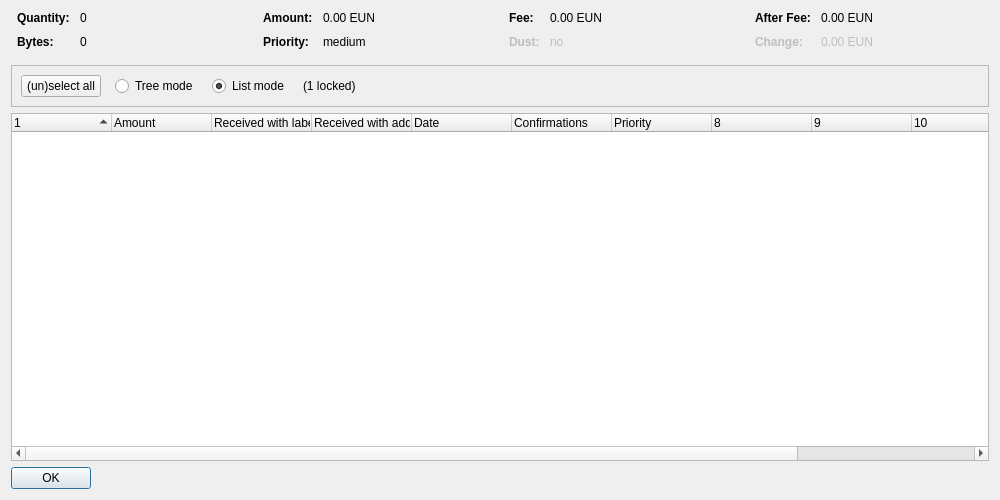
<?xml version="1.0" encoding="UTF-8"?>
<ui version="4.0">
 <class>CoinControlDialog</class>
 <widget class="QDialog" name="CoinControlDialog">
  <property name="geometry">
   <rect>
    <x>0</x>
    <y>0</y>
    <width>1000</width>
    <height>500</height>
   </rect>
  </property>
  <property name="windowTitle">
   <string>Coin Selection</string>
  </property>
  <layout class="QVBoxLayout" name="verticalLayout">
   <item>
    <layout class="QHBoxLayout" name="horizontalLayoutTop" stretch="0,0,0,0">
     <property name="topMargin">
      <number>0</number>
     </property>
     <property name="bottomMargin">
      <number>10</number>
     </property>
     <item>
      <layout class="QFormLayout" name="formLayoutCoinControl1">
       <property name="horizontalSpacing">
        <number>10</number>
       </property>
       <property name="verticalSpacing">
        <number>10</number>
       </property>
       <property name="leftMargin">
        <number>6</number>
       </property>
       <property name="rightMargin">
        <number>6</number>
       </property>
       <item row="0" column="0">
        <widget class="QLabel" name="labelCoinControlQuantityText">
         <property name="font">
          <font>
           <weight>75</weight>
           <bold>true</bold>
          </font>
         </property>
         <property name="text">
          <string>Quantity:</string>
         </property>
        </widget>
       </item>
       <item row="0" column="1">
        <widget class="QLabel" name="labelCoinControlQuantity">
         <property name="cursor">
          <cursorShape>IBeamCursor</cursorShape>
         </property>
         <property name="contextMenuPolicy">
          <enum>Qt::ActionsContextMenu</enum>
         </property>
         <property name="text">
          <string notr="true">0</string>
         </property>
         <property name="textInteractionFlags">
          <set>Qt::LinksAccessibleByMouse|Qt::TextSelectableByKeyboard|Qt::TextSelectableByMouse</set>
         </property>
        </widget>
       </item>
       <item row="1" column="0">
        <widget class="QLabel" name="labelCoinControlBytesText">
         <property name="font">
          <font>
           <weight>75</weight>
           <bold>true</bold>
          </font>
         </property>
         <property name="text">
          <string>Bytes:</string>
         </property>
        </widget>
       </item>
       <item row="1" column="1">
        <widget class="QLabel" name="labelCoinControlBytes">
         <property name="cursor">
          <cursorShape>IBeamCursor</cursorShape>
         </property>
         <property name="contextMenuPolicy">
          <enum>Qt::ActionsContextMenu</enum>
         </property>
         <property name="text">
          <string notr="true">0</string>
         </property>
         <property name="textInteractionFlags">
          <set>Qt::LinksAccessibleByMouse|Qt::TextSelectableByKeyboard|Qt::TextSelectableByMouse</set>
         </property>
        </widget>
       </item>
      </layout>
     </item>
     <item>
      <layout class="QFormLayout" name="formLayoutCoinControl2">
       <property name="horizontalSpacing">
        <number>10</number>
       </property>
       <property name="verticalSpacing">
        <number>10</number>
       </property>
       <property name="leftMargin">
        <number>6</number>
       </property>
       <property name="rightMargin">
        <number>6</number>
       </property>
       <item row="0" column="0">
        <widget class="QLabel" name="labelCoinControlAmountText">
         <property name="font">
          <font>
           <weight>75</weight>
           <bold>true</bold>
          </font>
         </property>
         <property name="text">
          <string>Amount:</string>
         </property>
        </widget>
       </item>
       <item row="0" column="1">
        <widget class="QLabel" name="labelCoinControlAmount">
         <property name="cursor">
          <cursorShape>IBeamCursor</cursorShape>
         </property>
         <property name="contextMenuPolicy">
          <enum>Qt::ActionsContextMenu</enum>
         </property>
         <property name="text">
          <string notr="true">0.00 EUN</string>
         </property>
         <property name="textInteractionFlags">
          <set>Qt::LinksAccessibleByMouse|Qt::TextSelectableByKeyboard|Qt::TextSelectableByMouse</set>
         </property>
        </widget>
       </item>
       <item row="1" column="0">
        <widget class="QLabel" name="labelCoinControlPriorityText">
         <property name="font">
          <font>
           <weight>75</weight>
           <bold>true</bold>
          </font>
         </property>
         <property name="text">
          <string>Priority:</string>
         </property>
        </widget>
       </item>
       <item row="1" column="1">
        <widget class="QLabel" name="labelCoinControlPriority">
         <property name="cursor">
          <cursorShape>IBeamCursor</cursorShape>
         </property>
         <property name="contextMenuPolicy">
          <enum>Qt::ActionsContextMenu</enum>
         </property>
         <property name="text">
          <string notr="true">medium</string>
         </property>
         <property name="textInteractionFlags">
          <set>Qt::LinksAccessibleByMouse|Qt::TextSelectableByKeyboard|Qt::TextSelectableByMouse</set>
         </property>
        </widget>
       </item>
      </layout>
     </item>
     <item>
      <layout class="QFormLayout" name="formLayoutCoinControl3">
       <property name="horizontalSpacing">
        <number>10</number>
       </property>
       <property name="verticalSpacing">
        <number>10</number>
       </property>
       <property name="leftMargin">
        <number>6</number>
       </property>
       <property name="rightMargin">
        <number>6</number>
       </property>
       <item row="0" column="0">
        <widget class="QLabel" name="labelCoinControlFeeText">
         <property name="font">
          <font>
           <weight>75</weight>
           <bold>true</bold>
          </font>
         </property>
         <property name="text">
          <string>Fee:</string>
         </property>
        </widget>
       </item>
       <item row="0" column="1">
        <widget class="QLabel" name="labelCoinControlFee">
         <property name="cursor">
          <cursorShape>IBeamCursor</cursorShape>
         </property>
         <property name="contextMenuPolicy">
          <enum>Qt::ActionsContextMenu</enum>
         </property>
         <property name="text">
          <string notr="true">0.00 EUN</string>
         </property>
         <property name="textInteractionFlags">
          <set>Qt::LinksAccessibleByMouse|Qt::TextSelectableByKeyboard|Qt::TextSelectableByMouse</set>
         </property>
        </widget>
       </item>
       <item row="1" column="0">
        <widget class="QLabel" name="labelCoinControlLowOutputText">
         <property name="enabled">
          <bool>false</bool>
         </property>
         <property name="font">
          <font>
           <weight>75</weight>
           <bold>true</bold>
          </font>
         </property>
         <property name="text">
          <string>Dust:</string>
         </property>
        </widget>
       </item>
       <item row="1" column="1">
        <widget class="QLabel" name="labelCoinControlLowOutput">
         <property name="enabled">
          <bool>false</bool>
         </property>
         <property name="cursor">
          <cursorShape>IBeamCursor</cursorShape>
         </property>
         <property name="contextMenuPolicy">
          <enum>Qt::ActionsContextMenu</enum>
         </property>
         <property name="text">
          <string notr="true">no</string>
         </property>
         <property name="textInteractionFlags">
          <set>Qt::LinksAccessibleByMouse|Qt::TextSelectableByKeyboard|Qt::TextSelectableByMouse</set>
         </property>
        </widget>
       </item>
      </layout>
     </item>
     <item>
      <layout class="QFormLayout" name="formLayoutCoinControl4">
       <property name="horizontalSpacing">
        <number>10</number>
       </property>
       <property name="verticalSpacing">
        <number>10</number>
       </property>
       <property name="leftMargin">
        <number>6</number>
       </property>
       <property name="rightMargin">
        <number>6</number>
       </property>
       <item row="0" column="0">
        <widget class="QLabel" name="labelCoinControlAfterFeeText">
         <property name="font">
          <font>
           <weight>75</weight>
           <bold>true</bold>
          </font>
         </property>
         <property name="text">
          <string>After Fee:</string>
         </property>
        </widget>
       </item>
       <item row="0" column="1">
        <widget class="QLabel" name="labelCoinControlAfterFee">
         <property name="cursor">
          <cursorShape>IBeamCursor</cursorShape>
         </property>
         <property name="contextMenuPolicy">
          <enum>Qt::ActionsContextMenu</enum>
         </property>
         <property name="text">
          <string notr="true">0.00 EUN</string>
         </property>
         <property name="textInteractionFlags">
          <set>Qt::LinksAccessibleByMouse|Qt::TextSelectableByKeyboard|Qt::TextSelectableByMouse</set>
         </property>
        </widget>
       </item>
       <item row="1" column="0">
        <widget class="QLabel" name="labelCoinControlChangeText">
         <property name="enabled">
          <bool>false</bool>
         </property>
         <property name="font">
          <font>
           <weight>75</weight>
           <bold>true</bold>
          </font>
         </property>
         <property name="text">
          <string>Change:</string>
         </property>
        </widget>
       </item>
       <item row="1" column="1">
        <widget class="QLabel" name="labelCoinControlChange">
         <property name="enabled">
          <bool>false</bool>
         </property>
         <property name="cursor">
          <cursorShape>IBeamCursor</cursorShape>
         </property>
         <property name="contextMenuPolicy">
          <enum>Qt::ActionsContextMenu</enum>
         </property>
         <property name="text">
          <string notr="true">0.00 EUN</string>
         </property>
         <property name="textInteractionFlags">
          <set>Qt::LinksAccessibleByMouse|Qt::TextSelectableByKeyboard|Qt::TextSelectableByMouse</set>
         </property>
        </widget>
       </item>
      </layout>
     </item>
    </layout>
   </item>
   <item>
    <widget class="QFrame" name="frame">
     <property name="minimumSize">
      <size>
       <width>0</width>
       <height>40</height>
      </size>
     </property>
     <property name="frameShape">
      <enum>QFrame::StyledPanel</enum>
     </property>
     <property name="frameShadow">
      <enum>QFrame::Sunken</enum>
     </property>
     <layout class="QHBoxLayout" name="horizontalLayout">
      <item>
       <layout class="QHBoxLayout" name="horizontalLayoutPanel" stretch="0,0,0,0,0">
        <property name="spacing">
         <number>14</number>
        </property>
        <item>
         <widget class="QPushButton" name="pushButtonSelectAll">
          <property name="sizePolicy">
           <sizepolicy hsizetype="Maximum" vsizetype="Fixed">
            <horstretch>0</horstretch>
            <verstretch>0</verstretch>
           </sizepolicy>
          </property>
          <property name="text">
           <string>(un)select all</string>
          </property>
          <property name="autoDefault">
           <bool>false</bool>
          </property>
         </widget>
        </item>
        <item>
         <widget class="QRadioButton" name="radioTreeMode">
          <property name="sizePolicy">
           <sizepolicy hsizetype="Maximum" vsizetype="Fixed">
            <horstretch>0</horstretch>
            <verstretch>0</verstretch>
           </sizepolicy>
          </property>
          <property name="text">
           <string>Tree mode</string>
          </property>
         </widget>
        </item>
        <item>
         <widget class="QRadioButton" name="radioListMode">
          <property name="sizePolicy">
           <sizepolicy hsizetype="Maximum" vsizetype="Fixed">
            <horstretch>0</horstretch>
            <verstretch>0</verstretch>
           </sizepolicy>
          </property>
          <property name="text">
           <string>List mode</string>
          </property>
          <property name="checked">
           <bool>true</bool>
          </property>
         </widget>
        </item>
        <item>
         <widget class="QLabel" name="labelLocked">
          <property name="text">
           <string notr="true">(1 locked)</string>
          </property>
         </widget>
        </item>
        <item>
         <spacer name="horizontalSpacer">
          <property name="orientation">
           <enum>Qt::Horizontal</enum>
          </property>
          <property name="sizeHint" stdset="0">
           <size>
            <width>40</width>
            <height>20</height>
           </size>
          </property>
         </spacer>
        </item>
       </layout>
      </item>
     </layout>
    </widget>
   </item>
   <item>
    <widget class="CoinControlTreeWidget" name="treeWidget">
     <property name="contextMenuPolicy">
      <enum>Qt::CustomContextMenu</enum>
     </property>
     <property name="sortingEnabled">
      <bool>false</bool>
     </property>
     <property name="columnCount">
      <number>12</number>
     </property>
     <attribute name="headerShowSortIndicator" stdset="0">
      <bool>true</bool>
     </attribute>
     <attribute name="headerStretchLastSection">
      <bool>false</bool>
     </attribute>
     <column>
      <property name="text">
       <string/>
      </property>
     </column>
     <column>
      <property name="text">
       <string>Amount</string>
      </property>
     </column>
     <column>
      <property name="text">
       <string>Received with label</string>
      </property>
     </column>
     <column>
      <property name="text">
       <string>Received with address</string>
      </property>
     </column>
     <column>
      <property name="text">
       <string>Date</string>
      </property>
     </column>
     <column>
      <property name="text">
       <string>Confirmations</string>
      </property>
      <property name="toolTip">
       <string>Confirmed</string>
      </property>
     </column>
     <column>
      <property name="text">
       <string>Priority</string>
      </property>
     </column>
     <column>
      <property name="text">
       <string/>
      </property>
     </column>
     <column>
      <property name="text">
       <string/>
      </property>
     </column>
     <column>
      <property name="text">
       <string/>
      </property>
     </column>
     <column>
      <property name="text">
       <string/>
      </property>
     </column>
     <column>
      <property name="text">
       <string/>
      </property>
     </column>
    </widget>
   </item>
   <item>
    <widget class="QDialogButtonBox" name="buttonBox">
     <property name="sizePolicy">
      <sizepolicy hsizetype="Maximum" vsizetype="Fixed">
       <horstretch>0</horstretch>
       <verstretch>0</verstretch>
      </sizepolicy>
     </property>
     <property name="orientation">
      <enum>Qt::Horizontal</enum>
     </property>
     <property name="standardButtons">
      <set>QDialogButtonBox::Ok</set>
     </property>
    </widget>
   </item>
  </layout>
 </widget>
 <customwidgets>
  <customwidget>
   <class>CoinControlTreeWidget</class>
   <extends>QTreeWidget</extends>
   <header>coincontroltreewidget.h</header>
  </customwidget>
 </customwidgets>
 <resources/>
 <connections/>
</ui>
